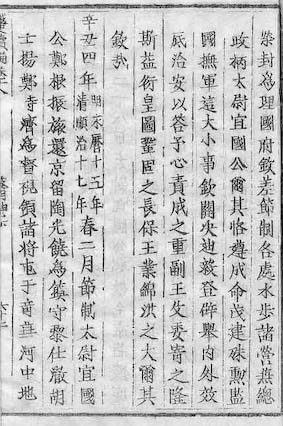
#> input picture dataset/ban_tuc_62a/DVSKTT_ban_tuc_XVIII_62a.jpg, 283 x 426 px
$ python label.py
#> lines starting #> are read from the running program, lines starting #| are printed output that depends on the picture
import cv2
import numpy as np
from PIL import Image, ImageDraw, ImageFont

# Load the image
image_path = "../dataset/ban_tuc_62a/DVSKTT_ban_tuc_XVIII_62a.jpg"
with Image.open(image_path) as img:
#> img is the input picture: PIL image 283x426 RGB; min 0, max 255, mean 197.9
    canvas_width, canvas_height = img.size  # width, height
#> canvas_width = 283; canvas_height = 426

# Step 1: Parse column.txt and extract bounding boxes and labels
columns = []
with open("../dataset/ban_tuc_62a/column.txt", "r", encoding="utf-8") as f:
#> (reads data_labeling/column.txt from the repository)
    for line in f:
        parts = line.strip().split(",")
        if len(parts) == 9:
            try:
                x1, y1, x2, y2, x3, y3, x4, y4 = map(float, parts[:8])
                label = parts[8]
                xs = [x1, x2, x3, x4]
                ys = [y1, y2, y3, y4]
                xmin = min(xs)
                xmax = max(xs)
                ymin = min(ys)
                ymax = max(ys)
                columns.append({
                    "bbox": (xmin, xmax, ymin, ymax),
                    "label": label,
                    "boxes": []  # will hold matched boxes
                })
            except ValueError:
                continue

# Step 2: Parse data.txt and assign each box to a column based on center location
all_boxes = []
with open("../dataset/ban_tuc_62a/data.txt", "r") as f:
#> (reads data_labeling/data.txt from the repository)
    for line in f:
        parts = line.strip().split()
        if len(parts) < 6:
            continue
        _, x, y, w, h, conf = parts
        x = float(x)
        y = float(y)
        x_abs = x * canvas_width
        y_abs = y * canvas_height
        box = {
            "x": x,
            "y": y,
            "w": w,
            "h": h,
            "conf": conf,
            "x_abs": x_abs,
            "y_abs": y_abs,
            "assigned": False  # track usage
        }
        # Assign box to a column if inside its bounding box
        for col in columns:
            xmin, xmax, ymin, ymax = col["bbox"]
            if xmin <= x_abs <= xmax and ymin <= y_abs <= ymax:
                col["boxes"].append(box)
                box["assigned"] = True
                break
        all_boxes.append(box)

# Step 3: For each column, sort boxes top to bottom and assign one character per box
labeled_boxes = []  # store labeled boxes for visualization

for col in columns:
    label_chars = list(col["label"])
    col_boxes = col["boxes"]

    # Sort boxes by y_abs (top to bottom)
    col_boxes.sort(key=lambda b: b["y_abs"])

    # Only match up to the number of characters
    for i, box in enumerate(col_boxes[:len(label_chars)]):
        ch = label_chars[i]
        labeled_boxes.append({
            "char": ch,
            "x_abs": box["x_abs"],
            "y_abs": box["y_abs"],
            "w_abs": float(box["w"]) * canvas_width,
            "h_abs": float(box["h"]) * canvas_height,
        })

# Step 3.5: Write labeled data to file
with open("../dataset/ban_tuc_62a/data_labeled.txt", "w", encoding="utf-8") as f_out:
    for box in labeled_boxes:
        x_norm = box["x_abs"] / canvas_width
        y_norm = box["y_abs"] / canvas_height
        w_norm = box["w_abs"] / canvas_width
        h_norm = box["h_abs"] / canvas_height
        line = f"{box['char']} {x_norm:.6f} {y_norm:.6f} {w_norm:.6f} {h_norm:.6f} 1.0\n"
        f_out.write(line)

print("✅ Labeled data saved to data_labeled.txt")

# Step 4: Visualization using Pillow to support local OTF font
canvas = np.ones((canvas_height, canvas_width, 3), dtype=np.uint8) * 255

# Convert OpenCV BGR canvas to PIL RGB image
canvas_pil = Image.fromarray(cv2.cvtColor(canvas, cv2.COLOR_BGR2RGB))
#> canvas_pil: PIL image 283x426 RGB; every value is 255
draw = ImageDraw.Draw(canvas_pil)

# Load your local OTF font, adjust path and size
font_path = "../data_labeling/NomNaTong-Regular.otf"  # <-- set your font file path here
font_size = 20
font = ImageFont.truetype(font_path, font_size)

for box in labeled_boxes:
    x_center = box["x_abs"]
    y_center = box["y_abs"]
    w = int(box["w_abs"])
    h = int(box["h_abs"])

    x1 = max(int(x_center - w // 2), 0)
    y1 = max(int(y_center - h // 2), 0)
    x2 = min(int(x_center + w // 2), canvas_width - 1)
    y2 = min(int(y_center + h // 2), canvas_height - 1)

    # Draw rectangle with OpenCV (blue box)
    cv2.rectangle(canvas, (x1, y1), (x2, y2), (255, 0, 0), 2)

    # Draw text with PIL (red text)
    label_pos = (x1, y1 - font_size if y1 - font_size > 0 else y1 + 2)
    draw.text(label_pos, box["char"], font=font, fill=(255, 0, 0))
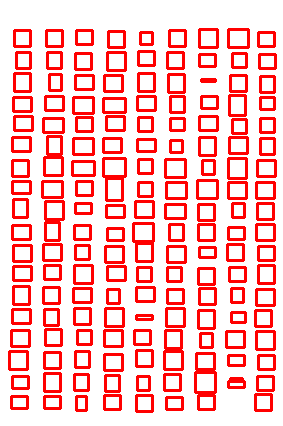
#> canvas: shape (426, 283, 3); mean of channels 0, 1, 2 255, 192.2, 192.2; drawn as R, G, B

# Convert back to OpenCV BGR format and show
canvas = cv2.cvtColor(np.array(canvas_pil), cv2.COLOR_RGB2BGR)
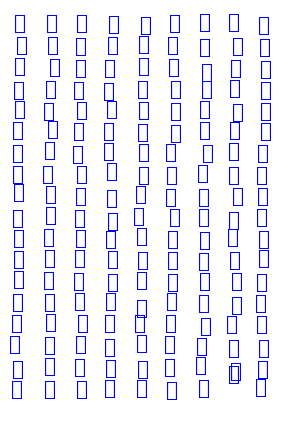
#> canvas: shape (426, 283, 3); mean R, G, B 235.9, 235.9, 255

cv2.imshow("Labeled boxes with custom font", canvas)
cv2.waitKey(0)
cv2.destroyAllWindows()
# The above code reads bounding boxes and labels from "column.txt" and "data.txt",
# assigns boxes to columns based on their center location, sorts them, and visualizes the results.
